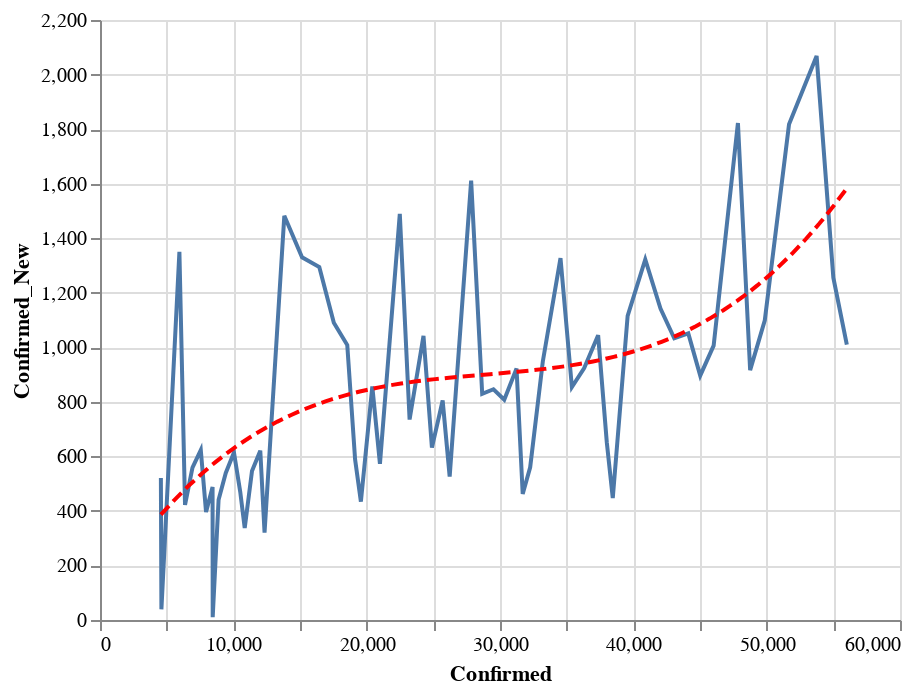

This figure's notebook cell:
### Code cell
data = county_data('CA')
state = alt.Chart(data[data['County'] == 'Los Angeles'].sort_values('Date').tail(60)).mark_line().encode(
    x='Confirmed:Q',
    y='Confirmed_New:Q'
)
reg = state.transform_regression("Confirmed", "Confirmed_New", method="poly").mark_line(color='red', strokeDash=[6,3])
(state+reg).interactive()

### Figure 1 — Vega-Lite specification as saved in the notebook (floating-point values rounded to 4 significant figures)
{"config": {"view": {"continuousWidth": 400, "continuousHeight": 300}}, "layer": [{"mark": "line", "encoding": {"x": {"type": "quantitative", "field": "Confirmed"}, "y": {"type": "quantitative", "field": "Confirmed_New"}}, "selection": {"selector006": {"type": "interval", "bind": "scales", "encodings": ["x", "y"]}}}, {"mark": {"type": "line", "color": "red", "strokeDash": [6, 3]}, "encoding": {"x": {"type": "quantitative", "field": "Confirmed"}, "y": {"type": "quantitative", "field": "Confirmed_New"}}, "transform": [{"on": "Confirmed", "regression": "Confirmed_New", "method": "poly"}]}], "data": {"name": "data-70dc60920e786cd9718280a55c0f877e"}, "$schema": "https://vega.github.io/schema/vega-lite/v4.0.2.json", "datasets": {"data-70dc60920e786cd9718280a55c0f877e": [{"County": "Los Angeles", "Date": "04-03-2020", "Confirmed": 4566.0, "Deaths": 89.0, "Recovered": 0.0, "Confirmed_New": 521.0, "Deaths_New": 11.0, "Recovered_New": 0.0, "Active": 4477.0}, {"County": "Los Angeles", "Date": "04-04-2020", "Confirmed": 4605.0, "Deaths": 93.0, "Recovered": 0.0, "Confirmed_New": 39.0, "Deaths_New": 4.0, "Recovered_New": 0.0, "Active": 4512.0}, {"County": "Los Angeles", "Date": "04-05-2020", "Confirmed": 5955.0, "Deaths": 132.0, "Recovered": 0.0, "Confirmed_New": 1350.0, "Deaths_New": 39.0, "Recovered_New": 0.0, "Active": 5823.0}, {"County": "Los Angeles", "Date": "04-06-2020", "Confirmed": 6377.0, "Deaths": 147.0, "Recovered": 0.0, "Confirmed_New": 422.0, "Deaths_New": 15.0, "Recovered_New": 0.0, "Active": 6230.0}, {"County": "Los Angeles", "Date": "04-07-2020", "Confirmed": 6936.0, "Deaths": 169.0, "Recovered": 0.0, "Confirmed_New": 559.0, "Deaths_New": 22.0, "Recovered_New": 0.0, "Active": 6767.0}, {"County": "Los Angeles", "Date": "04-08-2020", "Confirmed": 7559.0, "Deaths": 198.0, "Recovered": 0.0, "Confirmed_New": 623.0, "Deaths_New": 29.0, "Recovered_New": 0.0, "Active": 7361.0}, {"County": "Los Angeles", "Date": "04-09-2020", "Confirmed": 7955.0, "Deaths": 223.0, "Recovered": 0.0, "Confirmed_New": 396.0, "Deaths_New": 25.0, "Recovered_New": 0.0, "Active": 7732.0}, {"County": "Los Angeles", "Date": "04-10-2020", "Confirmed": 8443.0, "Deaths": 242.0, "Recovered": 0.0, "Confirmed_New": 488.0, "Deaths_New": 19.0, "Recovered_New": 0.0, "Active": 8201.0}, {"County": "Los Angeles", "Date": "04-11-2020", "Confirmed": 8453.0, "Deaths": 244.0, "Recovered": 0.0, "Confirmed_New": 10.0, "Deaths_New": 2.0, "Recovered_New": 0.0, "Active": 8209.0}, {"County": "Los Angeles", "Date": "04-12-2020", "Confirmed": 8894.0, "Deaths": 269.0, "Recovered": 0.0, "Confirmed_New": 441.0, "Deaths_New": 25.0, "Recovered_New": 0.0, "Active": 8625.0}, {"County": "Los Angeles", "Date": "04-13-2020", "Confirmed": 9433.0, "Deaths": 322.0, "Recovered": 0.0, "Confirmed_New": 539.0, "Deaths_New": 53.0, "Recovered_New": 0.0, "Active": 9111.0}, {"County": "Los Angeles", "Date": "04-14-2020", "Confirmed": 10050.0, "Deaths": 360.0, "Recovered": 0.0, "Confirmed_New": 614.0, "Deaths_New": 38.0, "Recovered_New": 0.0, "Active": 9687.0}, {"County": "Los Angeles", "Date": "04-15-2020", "Confirmed": 10520.0, "Deaths": 405.0, "Recovered": 0.0, "Confirmed_New": 470.0, "Deaths_New": 45.0, "Recovered_New": 0.0, "Active": 10110.0}, {"County": "Los Angeles", "Date": "04-16-2020", "Confirmed": 10850.0, "Deaths": 457.0, "Recovered": 0.0, "Confirmed_New": 337.0, "Deaths_New": 52.0, "Recovered_New": 0.0, "Active": 10400.0}, {"County": "Los Angeles", "Date": "04-17-2020", "Confirmed": 11400.0, "Deaths": 497.0, "Recovered": 0.0, "Confirmed_New": 546.0, "Deaths_New": 40.0, "Recovered_New": 0.0, "Active": 10900.0}, {"County": "Los Angeles", "Date": "04-18-2020", "Confirmed": 12020.0, "Deaths": 576.0, "Recovered": 0.0, "Confirmed_New": 621.0, "Deaths_New": 79.0, "Recovered_New": 0.0, "Active": 11440.0}, {"County": "Los Angeles", "Date": "04-19-2020", "Confirmed": 12340.0, "Deaths": 600.0, "Recovered": 0.0, "Confirmed_New": 320.0, "Deaths_New": 24.0, "Recovered_New": 0.0, "Active": 11740.0}, {"County": "Los Angeles", "Date": "04-20-2020", "Confirmed": 13820.0, "Deaths": 619.0, "Recovered": 0.0, "Confirmed_New": 1482.0, "Deaths_New": 19.0, "Recovered_New": 0.0, "Active": 13200.0}, {"County": "Los Angeles", "Date": "04-21-2020", "Confirmed": 15150.0, "Deaths": 663.0, "Recovered": 0.0, "Confirmed_New": 1330.0, "Deaths_New": 44.0, "Recovered_New": 0.0, "Active": 14490.0}, {"County": "Los Angeles", "Date": "04-22-2020", "Confirmed": 16450.0, "Deaths": 732.0, "Recovered": 0.0, "Confirmed_New": 1294.0, "Deaths_New": 69.0, "Recovered_New": 0.0, "Active": 15720.0}, {"County": "Los Angeles", "Date": "04-23-2020", "Confirmed": 17540.0, "Deaths": 797.0, "Recovered": 0.0, "Confirmed_New": 1090.0, "Deaths_New": 65.0, "Recovered_New": 0.0, "Active": 16740.0}, {"County": "Los Angeles", "Date": "04-24-2020", "Confirmed": 18540.0, "Deaths": 850.0, "Recovered": 0.0, "Confirmed_New": 1008.0, "Deaths_New": 53.0, "Recovered_New": 0.0, "Active": 17700.0}, {"County": "Los Angeles", "Date": "04-25-2020", "Confirmed": 19130.0, "Deaths": 895.0, "Recovered": 0.0, "Confirmed_New": 588.0, "Deaths_New": 45.0, "Recovered_New": 0.0, "Active": 18240.0}, {"County": "Los Angeles", "Date": "04-26-2020", "Confirmed": 19570.0, "Deaths": 916.0, "Recovered": 0.0, "Confirmed_New": 434.0, "Deaths_New": 21.0, "Recovered_New": 0.0, "Active": 18650.0}, {"County": "Los Angeles", "Date": "04-27-2020", "Confirmed": 20420.0, "Deaths": 944.0, "Recovered": 0.0, "Confirmed_New": 856.0, "Deaths_New": 28.0, "Recovered_New": 0.0, "Active": 19480.0}, {"County": "Los Angeles", "Date": "04-28-2020", "Confirmed": 21000.0, "Deaths": 1002.0, "Recovered": 0.0, "Confirmed_New": 573.0, "Deaths_New": 58.0, "Recovered_New": 0.0, "Active": 19990.0}, {"County": "Los Angeles", "Date": "04-29-2020", "Confirmed": 22480.0, "Deaths": 1056.0, "Recovered": 0.0, "Confirmed_New": 1489.0, "Deaths_New": 54.0, "Recovered_New": 0.0, "Active": 21430.0}, {"County": "Los Angeles", "Date": "04-30-2020", "Confirmed": 23220.0, "Deaths": 1111.0, "Recovered": 0.0, "Confirmed_New": 735.0, "Deaths_New": 55.0, "Recovered_New": 0.0, "Active": 22110.0}, {"County": "Los Angeles", "Date": "05-01-2020", "Confirmed": 24260.0, "Deaths": 1174.0, "Recovered": 0.0, "Confirmed_New": 1042.0, "Deaths_New": 63.0, "Recovered_New": 0.0, "Active": 23090.0}, {"County": "Los Angeles", "Date": "05-02-2020", "Confirmed": 24890.0, "Deaths": 1209.0, "Recovered": 0.0, "Confirmed_New": 632.0, "Deaths_New": 35.0, "Recovered_New": 0.0, "Active": 23680.0}, {"County": "Los Angeles", "Date": "05-03-2020", "Confirmed": 25700.0, "Deaths": 1231.0, "Recovered": 0.0, "Confirmed_New": 805.0, "Deaths_New": 22.0, "Recovered_New": 0.0, "Active": 24470.0}, {"County": "Los Angeles", "Date": "05-04-2020", "Confirmed": 26220.0, "Deaths": 1257.0, "Recovered": 0.0, "Confirmed_New": 526.0, "Deaths_New": 26.0, "Recovered_New": 0.0, "Active": 24970.0}, {"County": "Los Angeles", "Date": "05-05-2020", "Confirmed": 27840.0, "Deaths": 1315.0, "Recovered": 0.0, "Confirmed_New": 1611.0, "Deaths_New": 58.0, "Recovered_New": 0.0, "Active": 26520.0}, {"County": "Los Angeles", "Date": "05-06-2020", "Confirmed": 28660.0, "Deaths": 1369.0, "Recovered": 0.0, "Confirmed_New": 829.0, "Deaths_New": 54.0, "Recovered_New": 0.0, "Active": 27300.0}, {"County": "Los Angeles", "Date": "05-07-2020", "Confirmed": 29510.0, "Deaths": 1418.0, "Recovered": 0.0, "Confirmed_New": 846.0, "Deaths_New": 49.0, "Recovered_New": 0.0, "Active": 28090.0}, {"County": "Los Angeles", "Date": "05-08-2020", "Confirmed": 30320.0, "Deaths": 1470.0, "Recovered": 0.0, "Confirmed_New": 808.0, "Deaths_New": 52.0, "Recovered_New": 0.0, "Active": 28850.0}, {"County": "Los Angeles", "Date": "05-09-2020", "Confirmed": 31240.0, "Deaths": 1515.0, "Recovered": 0.0, "Confirmed_New": 922.0, "Deaths_New": 45.0, "Recovered_New": 0.0, "Active": 29730.0}, {"County": "Los Angeles", "Date": "05-10-2020", "Confirmed": 31700.0, "Deaths": 1531.0, "Recovered": 0.0, "Confirmed_New": 462.0, "Deaths_New": 16.0, "Recovered_New": 0.0, "Active": 30170.0}, {"County": "Los Angeles", "Date": "05-11-2020", "Confirmed": 32260.0, "Deaths": 1570.0, "Recovered": 0.0, "Confirmed_New": 560.0, "Deaths_New": 39.0, "Recovered_New": 0.0, "Active": 30690.0}, {"County": "Los Angeles", "Date": "05-12-2020", "Confirmed": 33210.0, "Deaths": 1616.0, "Recovered": 0.0, "Confirmed_New": 948.0, "Deaths_New": 46.0, "Recovered_New": 0.0, "Active": 31600.0}, {"County": "Los Angeles", "Date": "05-13-2020", "Confirmed": 34540.0, "Deaths": 1660.0, "Recovered": 0.0, "Confirmed_New": 1327.0, "Deaths_New": 44.0, "Recovered_New": 0.0, "Active": 32880.0}, {"County": "Los Angeles", "Date": "05-14-2020", "Confirmed": 35390.0, "Deaths": 1711.0, "Recovered": 0.0, "Confirmed_New": 854.0, "Deaths_New": 51.0, "Recovered_New": 0.0, "Active": 33680.0}, {"County": "Los Angeles", "Date": "05-15-2020", "Confirmed": 36320.0, "Deaths": 1753.0, "Recovered": 0.0, "Confirmed_New": 924.0, "Deaths_New": 42.0, "Recovered_New": 0.0, "Active": 34560.0}, {"County": "Los Angeles", "Date": "05-16-2020", "Confirmed": 37360.0, "Deaths": 1793.0, "Recovered": 0.0, "Confirmed_New": 1044.0, "Deaths_New": 40.0, "Recovered_New": 0.0, "Active": 35570.0}, {"County": "Los Angeles", "Date": "05-17-2020", "Confirmed": 38010.0, "Deaths": 1821.0, "Recovered": 0.0, "Confirmed_New": 651.0, "Deaths_New": 28.0, "Recovered_New": 0.0, "Active": 36190.0}, {"County": "Los Angeles", "Date": "05-18-2020", "Confirmed": 38460.0, "Deaths": 1840.0, "Recovered": 0.0, "Confirmed_New": 447.0, "Deaths_New": 19.0, "Recovered_New": 0.0, "Active": 36620.0}, {"County": "Los Angeles", "Date": "05-19-2020", "Confirmed": 39570.0, "Deaths": 1913.0, "Recovered": 0.0, "Confirmed_New": 1115.0, "Deaths_New": 73.0, "Recovered_New": 0.0, "Active": 37660.0}, {"County": "Los Angeles", "Date": "05-20-2020", "Confirmed": 40900.0, "Deaths": 1973.0, "Recovered": 0.0, "Confirmed_New": 1322.0, "Deaths_New": 60.0, "Recovered_New": 0.0, "Active": 38920.0}, {"County": "Los Angeles", "Date": "05-21-2020", "Confirmed": 42040.0, "Deaths": 2016.0, "Recovered": 0.0, "Confirmed_New": 1142.0, "Deaths_New": 43.0, "Recovered_New": 0.0, "Active": 40020.0}, {"County": "Los Angeles", "Date": "05-22-2020", "Confirmed": 43070.0, "Deaths": 2053.0, "Recovered": 0.0, "Confirmed_New": 1033.0, "Deaths_New": 37.0, "Recovered_New": 0.0, "Active": 41020.0}, {"County": "Los Angeles", "Date": "05-23-2020", "Confirmed": 44120.0, "Deaths": 2092.0, "Recovered": 0.0, "Confirmed_New": 1051.0, "Deaths_New": 39.0, "Recovered_New": 0.0, "Active": 42030.0}, {"County": "Los Angeles", "Date": "05-24-2020", "Confirmed": 45020.0, "Deaths": 2106.0, "Recovered": 0.0, "Confirmed_New": 896.0, "Deaths_New": 14.0, "Recovered_New": 0.0, "Active": 42910.0}, {"County": "Los Angeles", "Date": "05-25-2020", "Confirmed": 46020.0, "Deaths": 2116.0, "Recovered": 0.0, "Confirmed_New": 1006.0, "Deaths_New": 10.0, "Recovered_New": 0.0, "Active": 43910.0}, {"County": "Los Angeles", "Date": "05-26-2020", "Confirmed": 47840.0, "Deaths": 2145.0, "Recovered": 0.0, "Confirmed_New": 1822.0, "Deaths_New": 29.0, "Recovered_New": 0.0, "Active": 45700.0}, {"County": "Los Angeles", "Date": "05-27-2020", "Confirmed": 48760.0, "Deaths": 2201.0, "Recovered": 0.0, "Confirmed_New": 916.0, "Deaths_New": 56.0, "Recovered_New": 0.0, "Active": 46560.0}, {"County": "Los Angeles", "Date": "05-28-2020", "Confirmed": 49860.0, "Deaths": 2241.0, "Recovered": 0.0, "Confirmed_New": 1099.0, "Deaths_New": 40.0, "Recovered_New": 0.0, "Active": 47620.0}, {"County": "Los Angeles", "Date": "05-29-2020", "Confirmed": 51680.0, "Deaths": 2294.0, "Recovered": 0.0, "Confirmed_New": 1818.0, "Deaths_New": 53.0, "Recovered_New": 0.0, "Active": 49380.0}, {"County": "Los Angeles", "Date": "05-30-2020", "Confirmed": 53750.0, "Deaths": 2339.0, "Recovered": 0.0, "Confirmed_New": 2068.0, "Deaths_New": 45.0, "Recovered_New": 0.0, "Active": 51410.0}, {"County": "Los Angeles", "Date": "05-31-2020", "Confirmed": 55000.0, "Deaths": 2362.0, "Recovered": 0.0, "Confirmed_New": 1255.0, "Deaths_New": 23.0, "Recovered_New": 0.0, "Active": 52640.0}, {"County": "Los Angeles", "Date": "06-01-2020", "Confirmed": 56010.0, "Deaths": 2386.0, "Recovered": 0.0, "Confirmed_New": 1010.0, "Deaths_New": 24.0, "Recovered_New": 0.0, "Active": 53620.0}]}}
